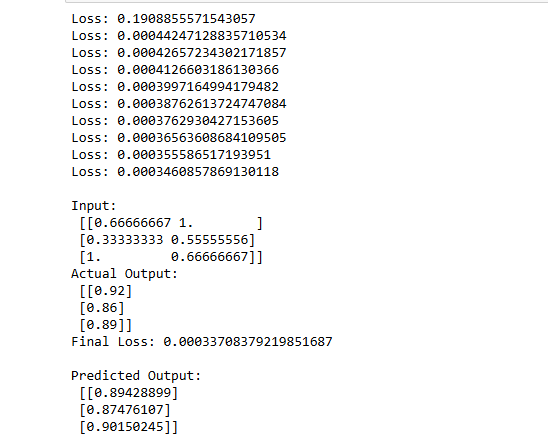
%> input picture ML Lab/Backpropogation algo.png, 548 x 445 px
$ octave exp11.m   (GNU Octave 9; MATLAB toolbox functions it lacks are replaced by stand-ins)
%> lines starting %> are read from the running program, lines starting %| are printed output that depends on the picture; in (x1, y1, x2, y2) boxes, pixels count from 0 and x2, y2 are one past the last pixel; in counts of white or black regions, pixels touching at a corner belong together; the program's own positions count from 1
clc;
clear all;
close all;

po = imgetfile;
%> the answer given: ../ML Lab/Backpropogation algo.png

I = imread(po); % select coin
%> I is the input picture: size 445x548x3 uint8; mean R, G, B 245.6, 245.6, 245.6

imshow(I)

% Convert to grayscale
Igray = rgb2gray(I);
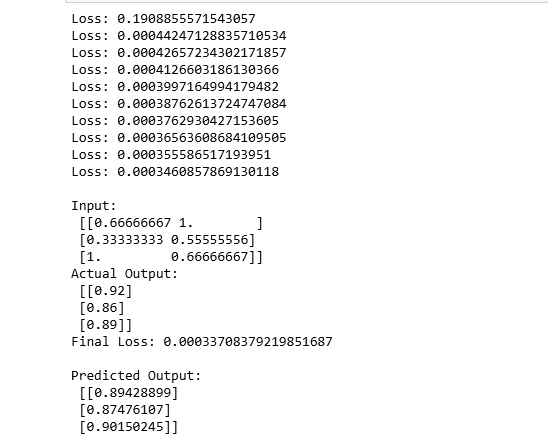
%> Igray: size 445x548 uint8; min 0, max 255, mean 245.6

% Apply edge detection
BW1 = edge(Igray,'sobel');
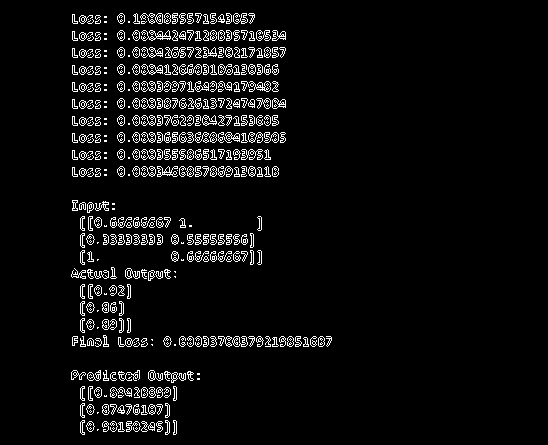
%> BW1: size 445x548 logical; 5.4% white in thin lines or dots, all inside (x1, y1, x2, y2) = (71, 13, 332, 435)
BW2 = edge(Igray,'canny');
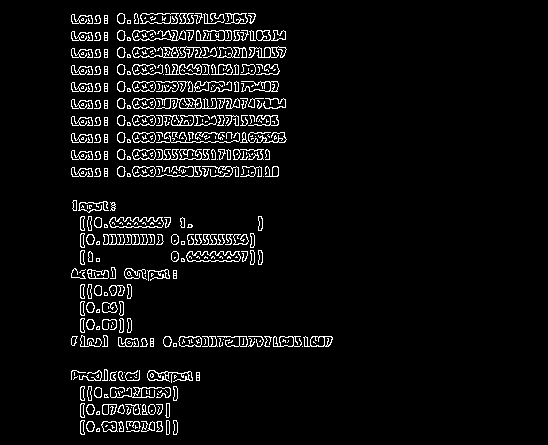
%> BW2: size 445x548 logical; 5.3% white in thin lines or dots, all inside (x1, y1, x2, y2) = (71, 13, 333, 435)

figure;
imshowpair(BW1,BW2,'montage');
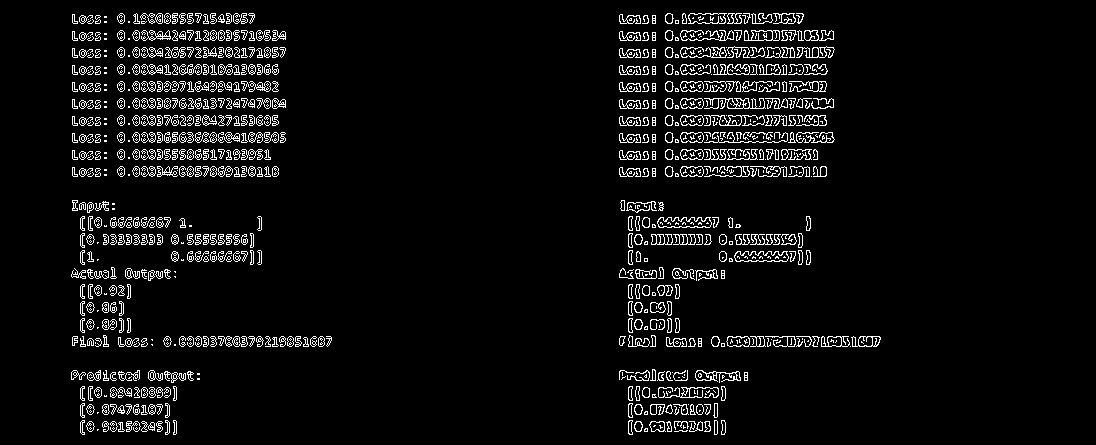
%> displayed picture: size 445x1096, on the screen's scale of 0 to 255; 5.4% white in thin lines or dots, all inside (x1, y1, x2, y2) = (71, 13, 881, 435)
title('Sobel Filter vs Canny Filter');
